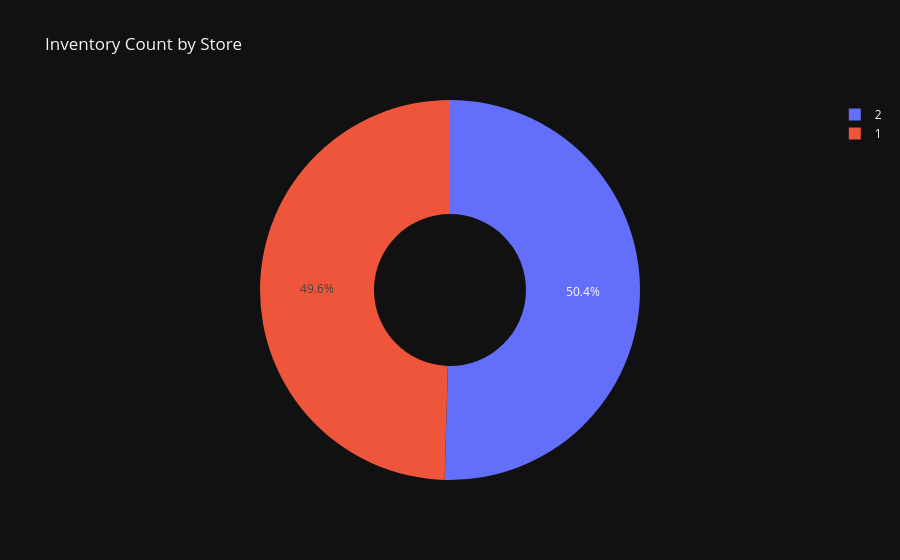

Notebook source saved alongside this figure:
### Markdown cell above
### Store Performance

### Code cell
query_store = """
    SELECT s.store_id::text AS store, COUNT(i.inventory_id) AS total_inventory
    FROM pg.public.store s
    JOIN pg.public.inventory i ON s.store_id = i.store_id
    GROUP BY s.store_id;
"""

df_store = con.execute(query_store).pl()

# Visualize with Plotly
fig_store = px.pie(
    df_store.to_pandas(),
    names="store",
    values="total_inventory",
    title="Inventory Count by Store",
    hole=0.4,
    template="plotly_dark"
)
fig_store.show()

### Figure 1 — Plotly figure (JSON) as saved in the notebook; plotly's stock layout.template omitted (floating-point values rounded to 4 significant figures)
{"data": [{"domain": {"x": [0, 1], "y": [0, 1]}, "hole": 0.4, "hovertemplate": "store=%{label}<br>total_inventory=%{value}<extra></extra>", "labels": ["1", "2"], "legendgroup": "", "name": "", "showlegend": true, "type": "pie", "values": [2270, 2311]}], "layout": {"legend": {"tracegroupgap": 0}, "title": {"text": "Inventory Count by Store"}}}
